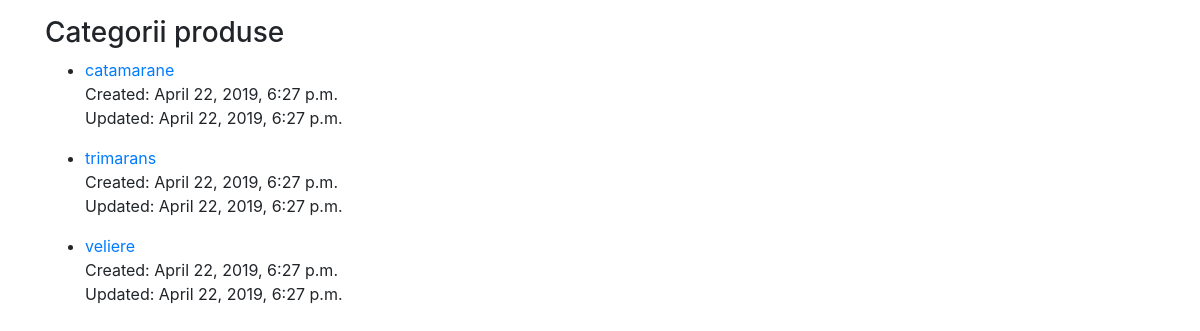
The app's page /shop/ with its own data.
### shop/models.py (models this page shows, shortened)
class Category(models.Model):
    name = models.CharField(max_length=150, db_index=True)
    created_at = models.DateTimeField(auto_now_add=True)
    updated_at = models.DateTimeField(auto_now=True)
    class Meta:
        ordering = ('name',)
        verbose_name = 'category'
        verbose_name_plural = 'categories'

### shop/views.py (the view)
# urls.py: path('', views.category_list, name='home'),
def category_list(request):
    categorii = Category.objects.all()
    return render(request, 'shop/index.html', {'categorii':categorii})

### shop/templates/shop/index.html
{% extends 'shop/base.html' %}
{% block content %}
    <h3>Categorii produse</h3>
    <ul>
        {% for categ in categorii %}
            <li><a href="{% url 'shop:products' categ.pk %}">{{ categ.name }}</a></li>
            <p>Created: {{ categ.created_at }}<br>Updated: {{ categ.updated_at }}</p>
        {% endfor %}
    </ul>
{% endblock %}

### records on screen
Category: name "catamarane", created_at "April 22, 2019, 6:27 p.m.", updated_at "April 22, 2019, 6:27 p.m."
Category: name "trimarans", created_at "April 22, 2019, 6:27 p.m.", updated_at "April 22, 2019, 6:27 p.m."
Category: name "veliere", created_at "April 22, 2019, 6:27 p.m.", updated_at "April 22, 2019, 6:27 p.m."
